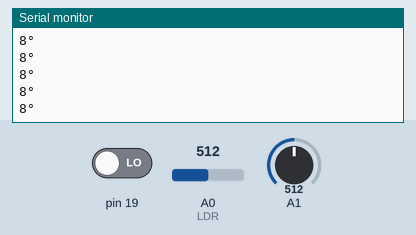
This sketch was run on a simulated Arduino Uno, built with avr-gcc and run on an emulated ATmega328P. On the bench: the last lines printed to the serial monitor. Inputs (shaded band) come from the test bench; at power-on: pin 19 LOW, A0 (LDR) = 512, A1 = 512.

Above: at 1.2 s.
1.3 s: pin 19 driven HIGH
At 1.31 s:
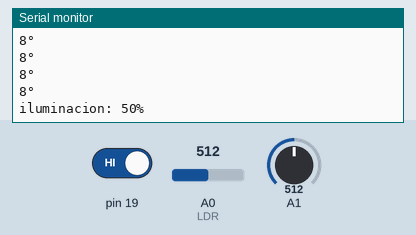
3.2 s: A0 (LDR) set to 716
At 3.22 s:
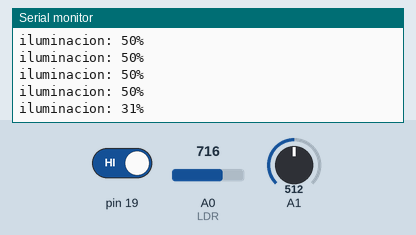
4.7 s: A0 (LDR) set to 900
At 4.73 s:
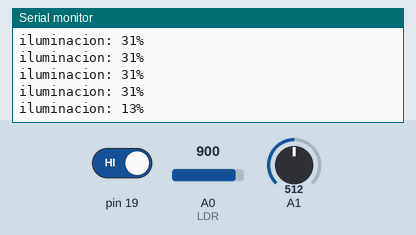
Timing chart, 0 to 7.7 s (numbered marks = the images above; inputs shaded):
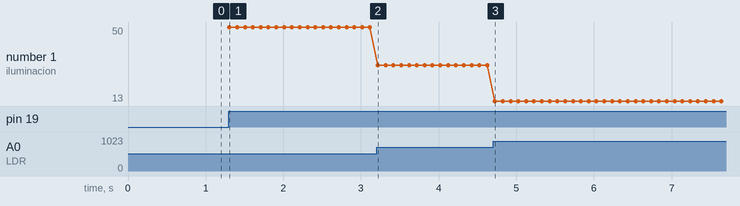

Measured:
- after the input at 1.3 s, the serial monitor: prints a new line at once (image 1)
- after the input at 3.2 s, the serial monitor: prints a new line at once (image 2)
- after the input at 4.7 s, the serial monitor: prints a new line at once (image 3)
- plotted number 1: 50 → 31 after the input at 3.2 s, 31 → 13 after the input at 4.7 s

The sketch:

Temp_LDR.ino
```cpp
int LDR=14;
int Temp=15;
int a;
int b;
int c;
int d;
void setup() {
  pinMode(LDR, INPUT);
  Serial.begin(9600);
}

void loop() {
  a=digitalRead(19);
  b=analogRead(15);
  c=((4*b)*100)/1023;
  d=c*1.8;
   int sensorValue = analogRead(LDR);
  int percentage = map(sensorValue, 0, 1023, 100, 0);
  if(a==1){
  Serial.print("iluminacion: ");
  Serial.print(percentage);
  Serial.println("%");
}if(a==0){
  Serial.print(c);
  Serial.println("°");
}delay(100);
}
```
